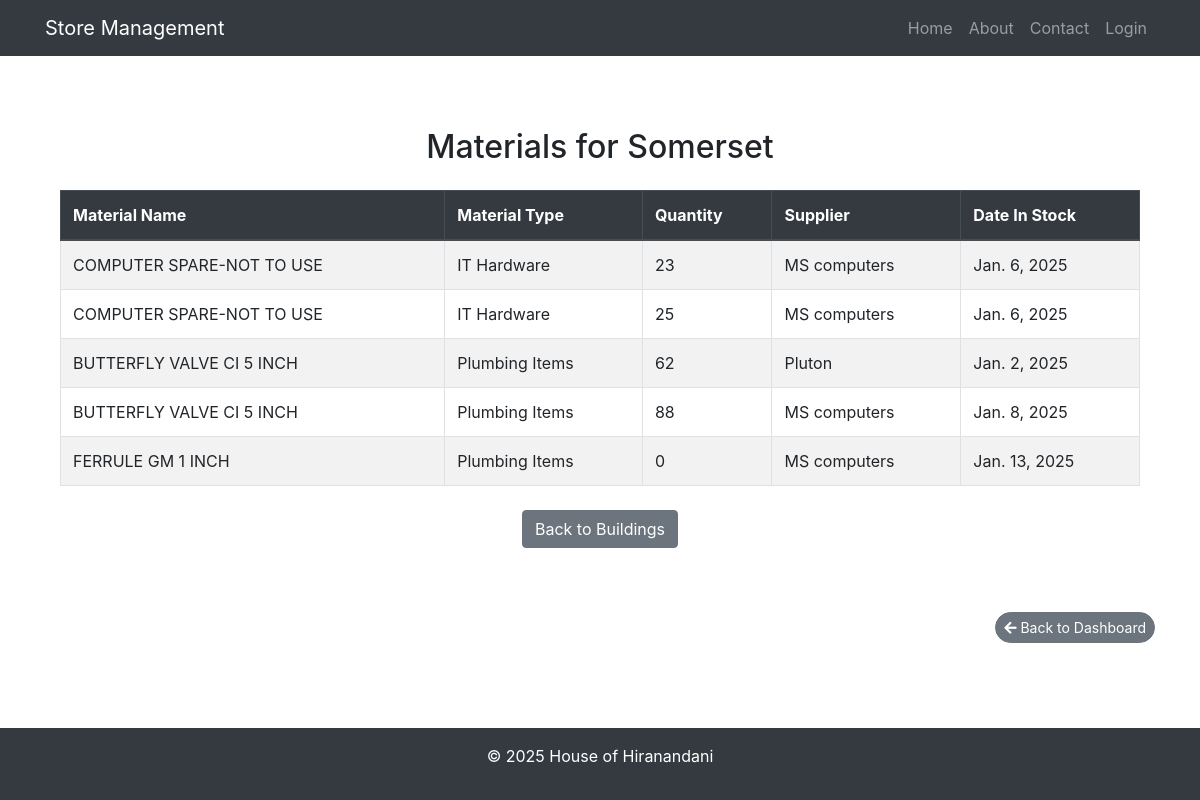
Before: /building_materials/Somerset/ with the older database file.
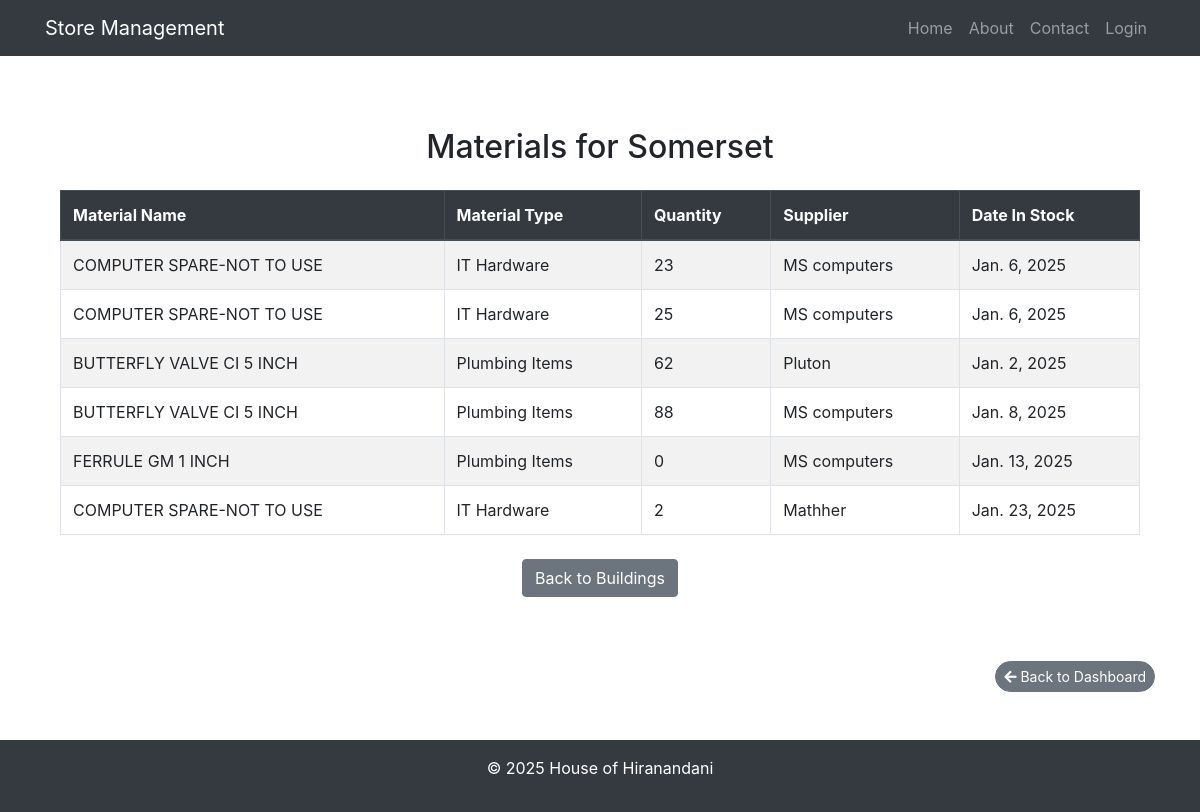
After: the same page with the newer database file.
### warehouse/models.py (models this page shows, shortened)
class Inward(models.Model):
    material = models.ForeignKey(Material,related_name='inward', on_delete=models.CASCADE)
    po_number = models.CharField(max_length=255,null=False)
    supplier = models.CharField(max_length=255)  # Supplier of the material
    building = models.ForeignKey(Building, on_delete=models.CASCADE)
    quantity = models.PositiveIntegerField()  # Current quantity in stock
    date_inward = models.DateField()
    expiration_date =  models.DateField(null=True, blank=True,default=None)  # Expiry date if applicable

class Material(models.Model):
    MATERIAL_TYPES = [
        ('Admixtures', '1-Admixtures'),
        ('Aggregates', '2-Aggregates'),
        ('Blocks', '3-Blocks'),
        ('Boards and Panels', '4-Boards and Panels'),
        ('Bricks', '5-Bricks'),
        ('Cement - Grey', '6-Cement - Grey'),
        ('Cement - White', '7-Cement - White'),
        ('CI / DI Covers', '8-CI / DI Covers'),
        ('CP Fittings', '9-CP Fittings'),
        ('Door Fittings', '10-Door Fittings'),
        ('Doors and Windows', '11-Doors and Windows'),
        ('Electrical Items', '12-Electrical Items'),
        ('Fabrics', '13-Fabrics'),
        ('Fuels', '14-Fuels'),
        ('Furniture', '15-Furniture'),
        ('Gates and Grills', '16-Gates and Grills'),
        ('GI Covers', '17-GI Covers'),
        ('Granite', '18-Granite'),
        ('Gypsum Vermiculite', '19-Gypsum Vermiculite'),
        ('Hardware', '20-Hardware'),
        ('Heaters and Coolers', '21-Heaters and Coolers'),
        ('Horticulture', '22-Horticulture'),
        ('IT Hardware', '23-IT Hardware'),
        ('IT Software', '24-IT Software'),
        ('Kitchen Equipments', '25-Kitchen Equipments'),
        ('Locks', '26-Locks'),
        ('Marble', '27-Marble'),
        ('Mechanical Spares', '28-Mechanical Spares'),
        ('Medicines', '29-Medicines'),
        ('Mirrors and Glass', '30-Mirrors and Glass'),
        ('General Items', '31-General Items'),
        ('Oils and Lubricants', '32-Oils and Lubricants'),
        ('Paints', '33-Paints'),
        ('Paver Blocks', '34-Paver Blocks'),
        ('Pest Control', '35-Pest Control'),
        ('Pipes/Pipe Fittings', '36-Pipes/Pipe Fittings'),
        ('Plant and Machinery', '37-Plant and Machinery'),
        ('Plumbing Items', '38-Plumbing Items'),
        ('Pre-Cast Items', '39-Pre-Cast Items'),
        ('PVC Cover Blocks', '40-PVC Cover Blocks'),
        ('Safety Equipments', '41-Safety Equipments'),
        ('Sand', '42-Sand'),
        ('Sanitary Wares', '43-Sanitary Wares'),
        ('Sealants/Adhesives', '44-Sealants/Adhesives'),
        ('Shuttering Materials', '45-Shuttering Materials'),
        ('Stationery', '46-Stationery'),
        ('Steel - Re Bars', '47-Steel - Re Bars'),
        ('Stones', '48-Stones'),
        ('Stoneware Pipes', '49-Stoneware Pipes'),
        ('Structural Steel', '50-Structural Steel'),
        ('TDR', '51-TDR'),
        ('Tiles', '52-Tiles'),
        ('Tools', '53-Tools'),
        ('Water', '54-Water'),
        ('Wood and Timber', '55-Wood and Timber'),
        ('Wooden Flooring', '56-Wooden Flooring'),
        ('Scrap Material', '57-Scrap Material'),
        ('BMS Systems', '58-BMS Systems'),
        ('Concrete', '59-Concrete'),
        ('Modular Kitchen', '60-Modular Kitchen'),
        ('Vehicle', '61-Vehicle'),
        ('Flat Re-purchase', '62-Flat Re-purchase'),
        ('White Goods', '63-White Goods'),
        ('Interior Items', '64-Interior Items'),
        ('Hotel', '65-Hotel'),
        ('Travel', '66-Travel'),
        ('Architect Foreign', '501-Architect Foreign'),
        ('Architect Local', '502-Architect Local'),
        ('BMS System', '503-BMS System'),
        ('Cabling Works', '504-Cabling Works'),
        ('Carpentry  Work', '505-Carpentry  Work'),
        ('Civil  Work', '506-Civil  Work'),
        ('D.G.Sets', '507-D.G.Sets'),
        ('Earthwork', '508-Earthwork'),
        ('Electrical work', '509-Electrical work'),
        ('Elevators', '510-Elevators'),
        ('Fabrication Work', '511-Fabrication Work'),
        ('False Ceiling Work', '512-False Ceiling Work'),
        ('Fire Fighting Sys.', '513-Fire Fighting Sys.'),
        ('Flooring&Dado Tiling', '514-Flooring&Dado Tiling'),
        ('Gas Connection', '515-Gas Connection'),
        ('Glass  Works', '516-Glass  Works'),
        ('H.V.A.C.System', '517-H.V.A.C.System'),
        ('Hydropnuematic Sys.', '518-Hydropnuematic Sys.'),
        ('Infrastructure Works', '519-Infrastructure Works'),
        ('Land  Dev. work', '520-Land  Dev. work'),
        ('LandScape work - Ext', '521-LandScape work - Ext'),
        ('Misc.Labour Work', '522-Misc.Labour Work'),
        ('Painting Work - Exte', '523-Painting Work - Exte'),
        ('Painting Work - Inte', '524-Painting Work - Inte'),
        ('Piling Work', '525-Piling Work'),
        ('Plumb.&Drainage Work', '526-Plumb.&Drainage Work'),
        ('Polishing works', '527-Polishing works'),
        ('Gypsum Plaster Work', '528-Gypsum Plaster Work'),
        ('PVC Doors and Porta', '529-PVC Doors and Porta'),
        ('R&M Building', '530-R&M Building'),
        ('R&M FireFightingSys.', '531-R&M FireFightingSys.'),
        ('R&M HVAC', '532-R&M HVAC'),
        ('R&M Other Asset', '533-R&M Other Asset'),
        ('R&M Plant & M/C', '534-R&M Plant & M/C'),
        ('R.C.C. Consultant', '535-R.C.C. Consultant'),
        ('Rain Water Harvestin', '536-Rain Water Harvestin'),
        ('RMC', '537-RMC'),
        ('Road & Drainage Work', '538-Road & Drainage Work'),
        ('SewageTreatmentPlant', '539-SewageTreatmentPlant'),
        ('Soil Investigation', '540-Soil Investigation'),
        ('Struct. Steel Work', '541-Struct. Steel Work'),
        ('Technical Consultant', '542-Technical Consultant'),
        ('Telecom system', '543-Telecom system'),
        ('Traffic Signal & Sig', '544-Traffic Signal & Sig'),
        ('Transport Services', '545-Transport Services'),
        ('Vigilance CCTV Sys.', '546-Vigilance CCTV Sys.'),
        ('Watermain works', '547-Watermain works'),
        ('Waterproofing Work', '548-Waterproofing Work'),
        ('WaterTreatmentPlant', '549-WaterTreatmentPlant'),
        ('Al. window/str. glaz', '550-Al. window/str. glaz'),
        ('Hiring Charges - equ', '551-Hiring Charges - equ'),
        ('Solar Hot water syst', '552-Solar Hot water syst'),
        ('LandSc.Garden works', '553-LandSc.Garden works'),
        ('Acid Washing', '554-Acid Washing'),
        ('Compound Wall works', '555-Compound Wall works'),
        ('Internal Services', '556-Internal Services'),
        ('Interior Work', '557-Interior Work'),
        ('Security Services', '558-Security Services'),
        ('Project Construction', '559-Project Construction'),
        ('Sales & Marketing', '560-Sales & Marketing'),
        ('Pest Control Work', '561-Pest Control Work'),
        ('Wooden Flooring Work', '562-Wooden Flooring Work'),
        ('Material Testing', '563-Material Testing'),
        ('R&M Vehicle', '564-R&M Vehicle'),
        ('Service Tax', '565-Service Tax'),
        ('Professional Consult', '566-Professional Consult'),
        ('HR', '567-HR'),
        ('Construction Service', '568-Construction Service'),
        ('Earth Filling Work', '569-Earth Filling Work'),
        ('Fencing & Boundary', '570-Fencing & Boundary'),
        ('Rock cutting work', '571-Rock cutting work'),
        ('Air Conditioning Wrk', '572-Air Conditioning Wrk'),
        ('IT Services', '573-IT Services'),
        ('Legal Services', '574-Legal Services'),
        ('Lease material group', '575-Lease material group'),
        ('Lease mat grp LEASE', '576-Lease mat grp LEASE'),
    ]
    name = models.CharField(max_length=255, unique=True,null=False)
    material_type = models.CharField(max_length=50, choices=MATERIAL_TYPES)  # Type of material
    hsn_code = models.CharField(max_length=15,null=True,blank=True, default=None)
    material_code = models.CharField(max_length=100, unique=True,null=True,blank=True,default=None)

### warehouse/views.py (the view)
# urls.py: path('building_materials/<str:building_name>/', views.building_material_list, name='building_materials'),
def building_material_list(request, building_name):
    building = get_object_or_404(Building, name=building_name)
    materials = Inward.objects.filter(building=building)
    context = {
        'building': building,
        'materials': materials,
    }
    return render(request, 'warehouse/building_material_list.html', context)

### warehouse/templates/warehouse/building_material_list.html (shortened to what this page needs)
{% extends 'warehouse/base.html' %}
{% block content %}
<div class="container my-5">
    <h2 class="text-center mb-4">Materials for {{ building.name }}</h2>
    <table class="table table-striped table-bordered">
        <thead class="thead-dark">
            <tr>
                <th>Material Name</th>
                <th>Material Type</th>
                <th>Quantity</th>
                <th>Supplier</th>
                <th>Date In Stock</th>
            </tr>
        </thead>
        <tbody>
            {% for inward in materials %}
                <tr>
                    <td>{{ inward.material.name }}</td>
                    <td>{{ inward.material.material_type }}</td>
                    <td>{{ inward.quantity }}</td>
                    <td>{{ inward.supplier }}</td>
                    <td>{{ inward.date_inward }}</td>
                </tr>
            {% empty %}
                <tr>
                    <td colspan="5" class="text-center">No materials assigned to this building.</td>
                </tr>
            {% endfor %}
        </tbody>
    </table>
    <div class="text-center mt-4">
        <a href="{% url 'building_list' %}" class="btn btn-secondary">Back to Buildings</a>
    </div>
</div>
{% endblock %}

Changed rows visible on the page:
added Inward: material.name "COMPUTER SPARE-NOT TO USE", material.material_type "IT Hardware", quantity "2", supplier "Mathher", date_inward "Jan. 23, 2025"
